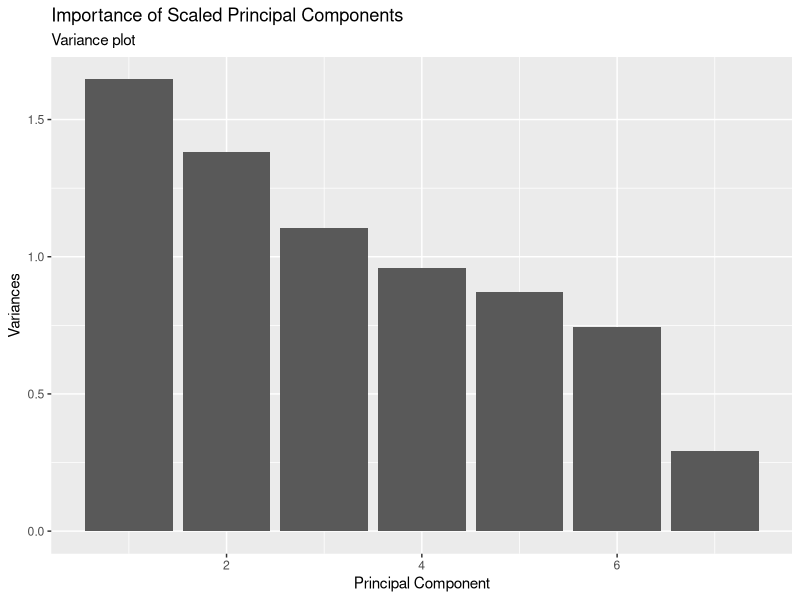
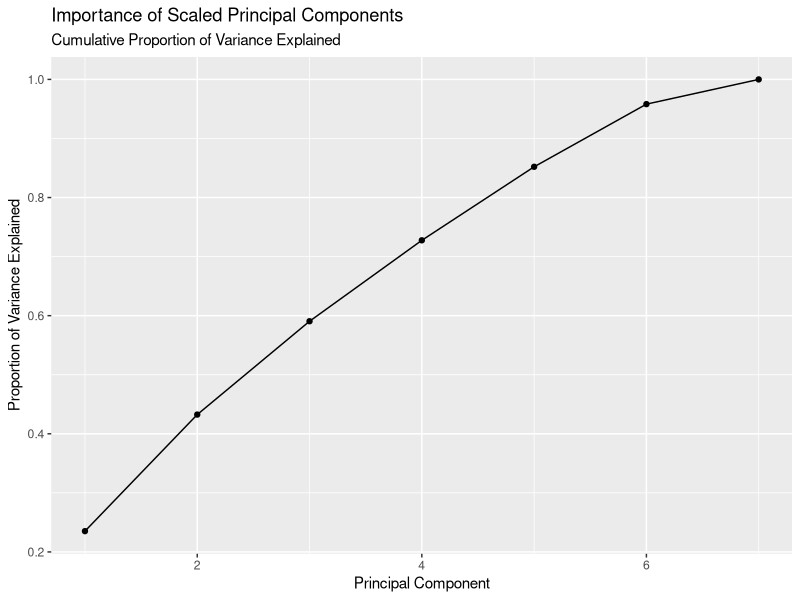
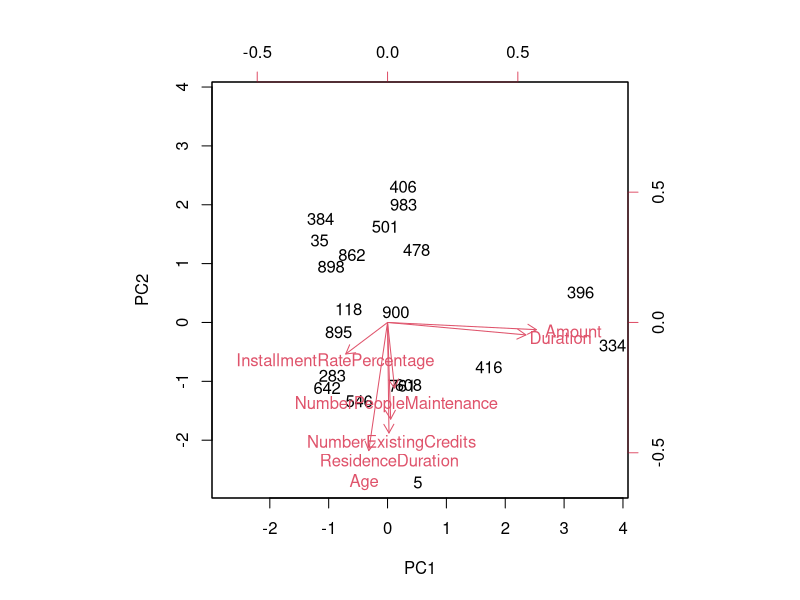
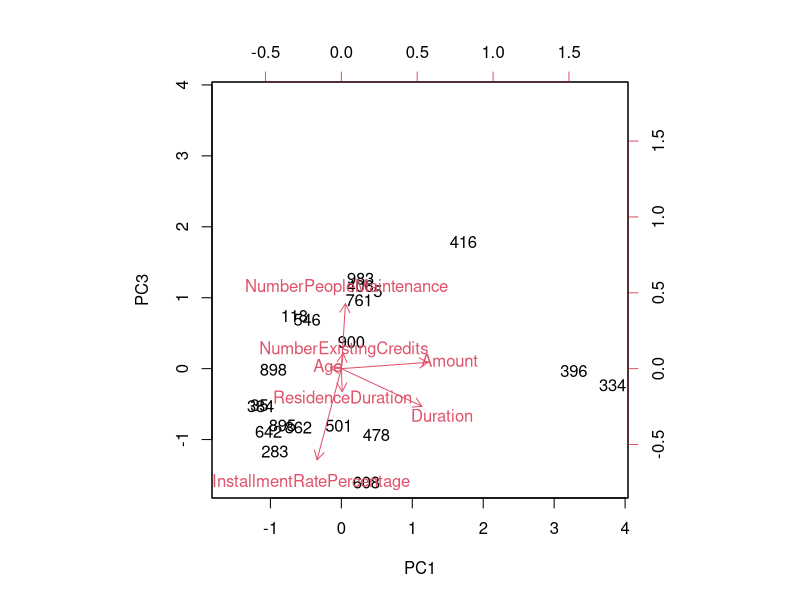
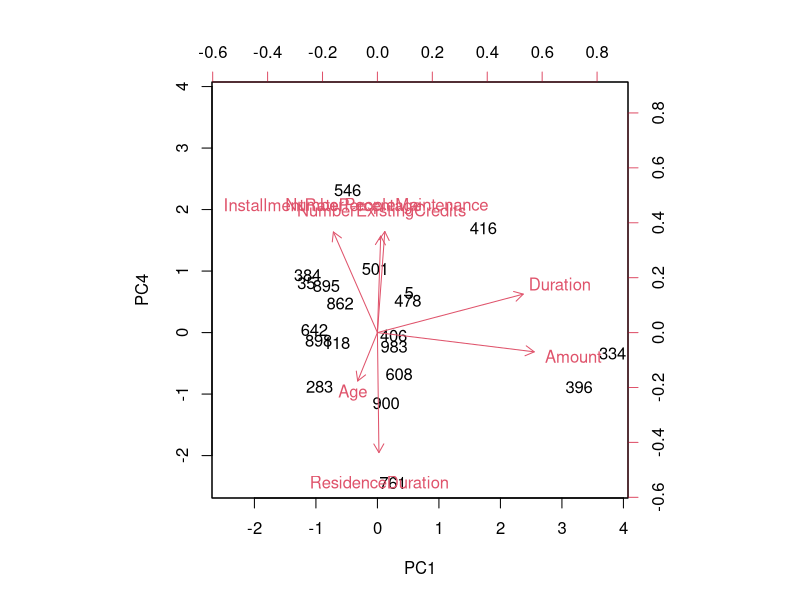
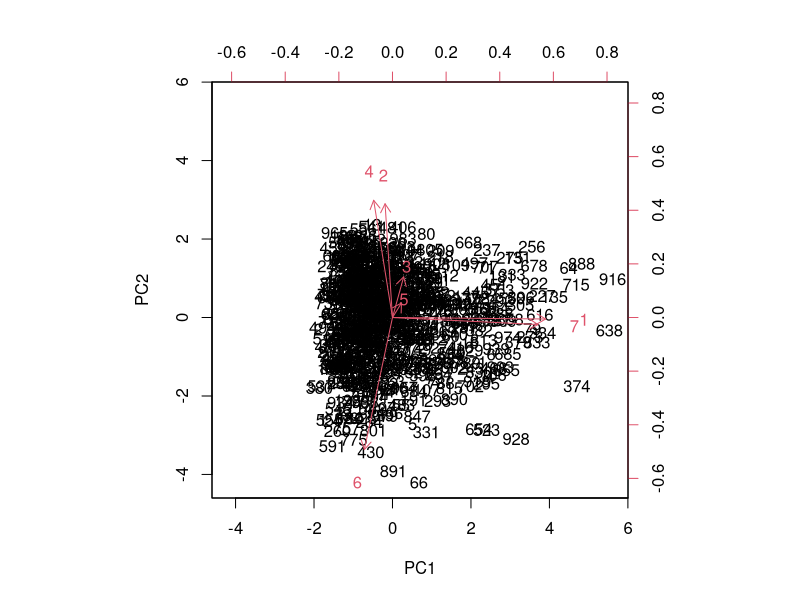
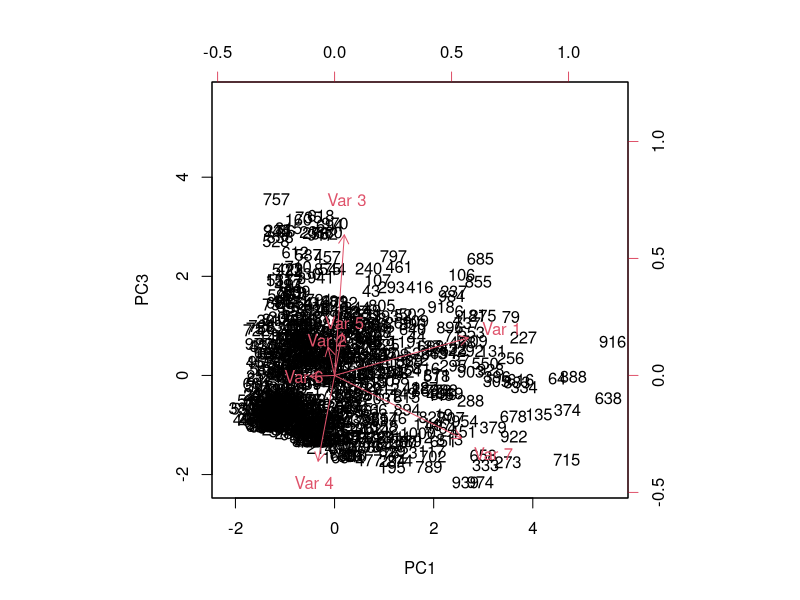

Generate these figures, in order, with R:
## ---- chunk 1
knitr::opts_chunk$set(echo = TRUE)
## ---- chunk 2
library(caret)
data("GermanCredit")
my.data <- GermanCredit
## ---- chunk 3
my_dat <- my.data[, 1:7]
names(my_dat)
set.seed(2432)
train_index <- sample(1:nrow(my_dat), size = 0.7 * nrow(my_dat))
dat_train<-my_dat [train_index, ]
dat_holdout <-my_dat[-train_index,]
## ---- chunk 4
scaled<-lapply(1:7,function(i){(dat_holdout[,i]-mean(dat_train[,i]))/sd(dat_train[,i])})
scaled.holdout<- data.frame(do.call(cbind,scaled))
colnames(scaled.holdout) <- colnames(dat_holdout)
## ---- chunk 5
pca.train <- prcomp(dat_train, scale = TRUE)
df <- data.frame(t(summary(pca.train)$importance))
df$n <- 1:nrow(df)
ggplot(df, aes(x=n, y=Standard.deviation^2)) + 
  geom_bar(stat="identity") + 
  labs(y="Variances", x="Principal Component", 
       title="Importance of Scaled Principal Components", 
       subtitle="Variance plot")
ggplot(df, aes(x=n, y=Cumulative.Proportion)) + 
  geom_point() + 
  geom_line() +
  labs(y="Proportion of Variance Explained", x="Principal Component", 
       title="Importance of Scaled Principal Components", 
       subtitle="Cumulative Proportion of Variance Explained")
## ---- chunk 6
biplot(pca.train$x[1:20,c(1,2)],pca.train$rotation[,c(1,2)])
biplot(pca.train$x[1:20,c(1,3)],pca.train$rotation[,c(1,3)])
biplot(pca.train$x[1:20,c(1,4)],pca.train$rotation[,c(1,4)])


## ---- chunk 7
loadings <- pca.train$rotation
round(t(loadings[,1:4]) %*% loadings[,1:4], 12)
## ---- chunk 8
round(t(pca.train$x[,1:4])%*%pca.train$x[,1:4],2)
## ---- chunk 9
pca.valid <- predict(pca.train, newdata = scaled.holdout)
loadings_test <- pca.train$rotation
Test.Manual <- pca.valid[,1:4] %*% t(loadings_test[,1:4])
diag(cor(Test.Manual,scaled.holdout))
cor(as.vector(unlist(scaled.holdout)), as.vector(Test.Manual))
cor(as.vector(scale(dat_train)), as.vector(pca.train$x[,1:4]%*%t(loadings_test[,1:4])))

## ---- chunk 10
loadings_rot <- data.frame(varimax(pca.train$rotation)$rotmat)
biplot(pca.train$x[,c(1,2)],loadings_rot[,c(1,2)])
biplot(x = as.matrix(pca.train$x[,c(1,3)]), y = as.matrix(loadings_rot[,c(1, 3)]))
